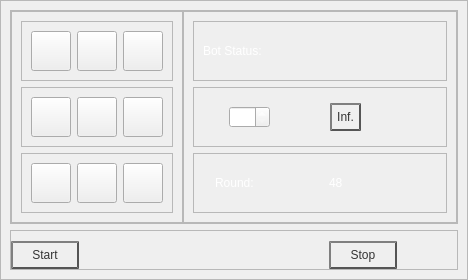
                <widget class="QWidget" name="knight_Page">
                 <layout class="QVBoxLayout" name="verticalLayout_26">
                  <property name="spacing">
                   <number>0</number>
                  </property>
                  <property name="leftMargin">
                   <number>0</number>
                  </property>
                  <property name="topMargin">
                   <number>0</number>
                  </property>
                  <property name="rightMargin">
                   <number>0</number>
                  </property>
                  <property name="bottomMargin">
                   <number>0</number>
                  </property>
                  <item>
                   <widget class="QFrame" name="frame_55">
                    <property name="frameShape">
                     <enum>QFrame::StyledPanel</enum>
                    </property>
                    <property name="frameShadow">
                     <enum>QFrame::Raised</enum>
                    </property>
                    <layout class="QVBoxLayout" name="verticalLayout_23">
                     <item>
                      <widget class="QFrame" name="frame_56">
                       <property name="frameShape">
                        <enum>QFrame::StyledPanel</enum>
                       </property>
                       <property name="frameShadow">
                        <enum>QFrame::Raised</enum>
                       </property>
                       <layout class="QHBoxLayout" name="horizontalLayout_39">
                        <property name="spacing">
                         <number>0</number>
                        </property>
                        <property name="leftMargin">
                         <number>0</number>
                        </property>
                        <property name="topMargin">
                         <number>0</number>
                        </property>
                        <property name="rightMargin">
                         <number>0</number>
                        </property>
                        <property name="bottomMargin">
                         <number>0</number>
                        </property>
                        <item>
                         <widget class="QFrame" name="frame_57">
                          <property name="frameShape">
                           <enum>QFrame::StyledPanel</enum>
                          </property>
                          <property name="frameShadow">
                           <enum>QFrame::Raised</enum>
                          </property>
                          <layout class="QVBoxLayout" name="verticalLayout_24">
                           <item>
                            <widget class="QFrame" name="frame_58">
                             <property name="frameShape">
                              <enum>QFrame::StyledPanel</enum>
                             </property>
                             <property name="frameShadow">
                              <enum>QFrame::Raised</enum>
                             </property>
                             <layout class="QHBoxLayout" name="horizontalLayout_40">
                              <item>
                               <widget class="QPushButton" name="pushButton_19">
                                <property name="minimumSize">
                                 <size>
                                  <width>40</width>
                                  <height>40</height>
                                 </size>
                                </property>
                                <property name="maximumSize">
                                 <size>
                                  <width>40</width>
                                  <height>40</height>
                                 </size>
                                </property>
                                <property name="styleSheet">
                                 <string notr="true">QPushButton{
	image: url(:/knight/wut.png);
}
QPushButton:checked{
	border: 4px solid;
	border-color: rgb(17, 255, 0);
}</string>
                                </property>
                                <property name="text">
                                 <string/>
                                </property>
                                <property name="checkable">
                                 <bool>true</bool>
                                </property>
                                <property name="checked">
                                 <bool>false</bool>
                                </property>
                               </widget>
                              </item>
                              <item>
                               <widget class="QPushButton" name="pushButton_20">
                                <property name="minimumSize">
                                 <size>
                                  <width>40</width>
                                  <height>40</height>
                                 </size>
                                </property>
                                <property name="maximumSize">
                                 <size>
                                  <width>40</width>
                                  <height>40</height>
                                 </size>
                                </property>
                                <property name="styleSheet">
                                 <string notr="true">QPushButton{
	image: url(:/knight/hei.png);
}
QPushButton:checked{
	border: 4px solid;
	border-color: rgb(17, 255, 0);
}</string>
                                </property>
                                <property name="text">
                                 <string/>
                                </property>
                                <property name="checkable">
                                 <bool>true</bool>
                                </property>
                                <property name="checked">
                                 <bool>false</bool>
                                </property>
                               </widget>
                              </item>
                              <item>
                               <widget class="QPushButton" name="pushButton_21">
                                <property name="minimumSize">
                                 <size>
                                  <width>40</width>
                                  <height>40</height>
                                 </size>
                                </property>
                                <property name="maximumSize">
                                 <size>
                                  <width>40</width>
                                  <height>40</height>
                                 </size>
                                </property>
                                <property name="styleSheet">
                                 <string notr="true">QPushButton{
	image: url(:/knight/imm.png);
}
QPushButton:checked{
	border: 4px solid;
	border-color: rgb(17, 255, 0);
}</string>
                                </property>
                                <property name="text">
                                 <string/>
                                </property>
                                <property name="checkable">
                                 <bool>true</bool>
                                </property>
                                <property name="checked">
                                 <bool>false</bool>
                                </property>
                               </widget>
                              </item>
                             </layout>
                            </widget>
                           </item>
                           <item>
                            <widget class="QFrame" name="frame_59">
                             <property name="frameShape">
                              <enum>QFrame::StyledPanel</enum>
                             </property>
                             <property name="frameShadow">
                              <enum>QFrame::Raised</enum>
                             </property>
                             <layout class="QHBoxLayout" name="horizontalLayout_41">
                              <item>
                               <widget class="QPushButton" name="pushButton_22">
                                <property name="minimumSize">
                                 <size>
                                  <width>40</width>
                                  <height>40</height>
                                 </size>
                                </property>
                                <property name="maximumSize">
                                 <size>
                                  <width>40</width>
                                  <height>40</height>
                                 </size>
                                </property>
                                <property name="styleSheet">
                                 <string notr="true">QPushButton{
	image: url(:/knight/sch.png);
}
QPushButton:checked{
	border: 4px solid;
	border-color: rgb(17, 255, 0);
}</string>
                                </property>
                                <property name="text">
                                 <string/>
                                </property>
                                <property name="checkable">
                                 <bool>true</bool>
                                </property>
                                <property name="checked">
                                 <bool>false</bool>
                                </property>
                               </widget>
                              </item>
                              <item>
                               <widget class="QPushButton" name="pushButton_23">
                                <property name="minimumSize">
                                 <size>
                                  <width>40</width>
                                  <height>40</height>
                                 </size>
                                </property>
                                <property name="maximumSize">
                                 <size>
                                  <width>40</width>
                                  <height>40</height>
                                 </size>
                                </property>
                                <property name="styleSheet">
                                 <string notr="true">QPushButton{
	image: url(:/knight/kritD.png);
}
QPushButton:checked{
	border: 4px solid;
	border-color: rgb(17, 255, 0);
}</string>
                                </property>
                                <property name="text">
                                 <string/>
                                </property>
                                <property name="checkable">
                                 <bool>true</bool>
                                </property>
                                <property name="checked">
                                 <bool>false</bool>
                                </property>
                               </widget>
                              </item>
                              <item>
                               <widget class="QPushButton" name="pushButton_24">
                                <property name="minimumSize">
                                 <size>
                                  <width>40</width>
                                  <height>40</height>
                                 </size>
                                </property>
                                <property name="maximumSize">
                                 <size>
                                  <width>40</width>
                                  <height>40</height>
                                 </size>
                                </property>
                                <property name="styleSheet">
                                 <string notr="true">QPushButton{
	image: url(:/knight/wah.png);
}
QPushButton:checked{
	border: 4px solid;
	border-color: rgb(17, 255, 0);
}</string>
                                </property>
                                <property name="text">
                                 <string/>
                                </property>
                                <property name="checkable">
                                 <bool>true</bool>
                                </property>
                                <property name="checked">
                                 <bool>false</bool>
                                </property>
                               </widget>
                              </item>
                             </layout>
                            </widget>
                           </item>
                           <item>
                            <widget class="QFrame" name="frame_60">
                             <property name="frameShape">
                              <enum>QFrame::StyledPanel</enum>
                             </property>
                             <property name="frameShadow">
                              <enum>QFrame::Raised</enum>
                             </property>
                             <layout class="QHBoxLayout" name="horizontalLayout_42">
                              <item>
                               <widget class="QPushButton" name="pushButton_25">
                                <property name="minimumSize">
                                 <size>
                                  <width>40</width>
                                  <height>40</height>
                                 </size>
                                </property>
                                <property name="maximumSize">
                                 <size>
                                  <width>40</width>
                                  <height>40</height>
                                 </size>
                                </property>
                                <property name="styleSheet">
                                 <string notr="true">QPushButton{
	image: url(:/knight/reg.png);
}
QPushButton:checked{
	border: 4px solid;
	border-color: rgb(17, 255, 0);
}</string>
                                </property>
                                <property name="text">
                                 <string/>
                                </property>
                                <property name="checkable">
                                 <bool>true</bool>
                                </property>
                                <property name="checked">
                                 <bool>false</bool>
                                </property>
                               </widget>
                              </item>
                              <item>
                               <widget class="QPushButton" name="pushButton_26">
                                <property name="minimumSize">
                                 <size>
                                  <width>40</width>
                                  <height>40</height>
                                 </size>
                                </property>
                                <property name="maximumSize">
                                 <size>
                                  <width>40</width>
                                  <height>40</height>
                                 </size>
                                </property>
                                <property name="styleSheet">
                                 <string notr="true">QPushButton{
	image: url(:/knight/stu.png);
}
QPushButton:checked{
	border: 4px solid;
	border-color: rgb(17, 255, 0);
}</string>
                                </property>
                                <property name="text">
                                 <string/>
                                </property>
                                <property name="checkable">
                                 <bool>true</bool>
                                </property>
                                <property name="checked">
                                 <bool>false</bool>
                                </property>
                               </widget>
                              </item>
                              <item>
                               <widget class="QPushButton" name="pushButton_27">
                                <property name="minimumSize">
                                 <size>
                                  <width>40</width>
                                  <height>40</height>
                                 </size>
                                </property>
                                <property name="maximumSize">
                                 <size>
                                  <width>40</width>
                                  <height>40</height>
                                 </size>
                                </property>
                                <property name="styleSheet">
                                 <string notr="true">QPushButton{
	
	image: url(:/knight/wild.png);
}
QPushButton:checked{
	border: 4px solid;
	border-color: rgb(17, 255, 0);
}</string>
                                </property>
                                <property name="text">
                                 <string/>
                                </property>
                                <property name="checkable">
                                 <bool>true</bool>
                                </property>
                                <property name="checked">
                                 <bool>false</bool>
                                </property>
                               </widget>
                              </item>
                             </layout>
                            </widget>
                           </item>
                          </layout>
                         </widget>
                        </item>
                        <item>
                         <widget class="QFrame" name="frame_61">
                          <property name="frameShape">
                           <enum>QFrame::StyledPanel</enum>
                          </property>
                          <property name="frameShadow">
                           <enum>QFrame::Raised</enum>
                          </property>
                          <layout class="QVBoxLayout" name="verticalLayout_25">
                           <item>
                            <widget class="QFrame" name="frame_62">
                             <property name="frameShape">
                              <enum>QFrame::StyledPanel</enum>
                             </property>
                             <property name="frameShadow">
                              <enum>QFrame::Raised</enum>
                             </property>
                             <layout class="QHBoxLayout" name="horizontalLayout_43">
                              <item>
                               <widget class="QLabel" name="label_37">
                                <property name="styleSheet">
                                 <string notr="true">color: rgb(255, 255, 255);
font: 14pt &quot;Comic Sans MS&quot;;</string>
                                </property>
                                <property name="text">
                                 <string>Bot Status:</string>
                                </property>
                               </widget>
                              </item>
                              <item>
                               <widget class="QLabel" name="label_38">
                                <property name="styleSheet">
                                 <string notr="true">font: 14pt &quot;Comic Sans MS&quot;;</string>
                                </property>
                                <property name="text">
                                 <string/>
                                </property>
                               </widget>
                              </item>
                             </layout>
                            </widget>
                           </item>
                           <item>
                            <widget class="QFrame" name="frame_63">
                             <property name="frameShape">
                              <enum>QFrame::StyledPanel</enum>
                             </property>
                             <property name="frameShadow">
                              <enum>QFrame::Raised</enum>
                             </property>
                             <layout class="QHBoxLayout" name="horizontalLayout_44">
                              <property name="spacing">
                               <number>60</number>
                              </property>
                              <property name="leftMargin">
                               <number>35</number>
                              </property>
                              <property name="topMargin">
                               <number>0</number>
                              </property>
                              <property name="rightMargin">
                               <number>85</number>
                              </property>
                              <property name="bottomMargin">
                               <number>0</number>
                              </property>
                              <item>
                               <widget class="QSpinBox" name="spinBox_3">
                                <property name="styleSheet">
                                 <string notr="true">font: 12pt &quot;Comic Sans MS&quot;;
color: rgb(255, 255, 255);</string>
                                </property>
                               </widget>
                              </item>
                              <item>
                               <widget class="QPushButton" name="level_Btn_7">
                                <property name="styleSheet">
                                 <string notr="true">QPushButton{
    color: #333;
    border: 2px solid #555;
    border-style: outset;
    background: qradialgradient(
        cx: 0.3, cy: -0.4, fx: 0.3, fy: -0.4,
        radius: 1.35, stop: 0 #fff, stop: 1 #888
        );
    padding: 5px;
	font: 9pt &quot;Comic Sans MS&quot;;
}
QPushButton:hover {
    background: qradialgradient(
        cx: 0.3, cy: -0.4, fx: 0.3, fy: -0.4,
        radius: 1.35, stop: 0 #fff, stop: 1 #bbb
        );
    }

QPushButton:pressed {
    border-style: inset;
    background: qradialgradient(
        cx: 0.4, cy: -0.1, fx: 0.4, fy: -0.1,
        radius: 1.35, stop: 0 #fff, stop: 1 #ddd
        );
    }
QPushButton:checked{
 	border: 3px solid;
	border-color: rgb(5, 193, 5);
}</string>
                                </property>
                                <property name="text">
                                 <string>Inf.</string>
                                </property>
                                <property name="checkable">
                                 <bool>true</bool>
                                </property>
                                <property name="checked">
                                 <bool>false</bool>
                                </property>
                               </widget>
                              </item>
                             </layout>
                            </widget>
                           </item>
                           <item>
                            <widget class="QFrame" name="frame_64">
                             <property name="frameShape">
                              <enum>QFrame::StyledPanel</enum>
                             </property>
                             <property name="frameShadow">
                              <enum>QFrame::Raised</enum>
                             </property>
                             <layout class="QHBoxLayout" name="horizontalLayout_45">
                              <property name="leftMargin">
                               <number>21</number>
                              </property>
                              <item>
                               <widget class="QLabel" name="label_39">
                                <property name="styleSheet">
                                 <string notr="true">color: rgb(255, 255, 255);
font: 14pt &quot;Comic Sans MS&quot;;</string>
                                </property>
                                <property name="text">
                                 <string>Round:</string>
                                </property>
                               </widget>
                              </item>
                              <item>
                               <widget class="QLabel" name="label_40">
                                <property name="styleSheet">
                                 <string notr="true">color: rgb(255, 255, 255);
font: 14pt &quot;Comic Sans MS&quot;;</string>
                                </property>
                                <property name="text">
                                 <string>48</string>
                                </property>
                               </widget>
                              </item>
                             </layout>
                            </widget>
                           </item>
                          </layout>
                         </widget>
                        </item>
                       </layout>
                      </widget>
                     </item>
                     <item>
                      <widget class="QFrame" name="frame_65">
                       <property name="maximumSize">
                        <size>
                         <width>16777215</width>
                         <height>80</height>
                        </size>
                       </property>
                       <property name="styleSheet">
                        <string notr="true">QPushButton{
    color: #333;
    border: 2px solid #555;
    border-style: outset;
    background: qradialgradient(
        cx: 0.3, cy: -0.4, fx: 0.3, fy: -0.4,
        radius: 1.35, stop: 0 #fff, stop: 1 #888
        );
    padding: 5px;
	font: 9pt &quot;Comic Sans MS&quot;;
}
QPushButton:hover {
    background: qradialgradient(
        cx: 0.3, cy: -0.4, fx: 0.3, fy: -0.4,
        radius: 1.35, stop: 0 #fff, stop: 1 #bbb
        );
    }

QPushButton:pressed {
    border-style: inset;
    background: qradialgradient(
        cx: 0.4, cy: -0.1, fx: 0.4, fy: -0.1,
        radius: 1.35, stop: 0 #fff, stop: 1 #ddd
        );
    }
</string>
                       </property>
                       <property name="frameShape">
                        <enum>QFrame::StyledPanel</enum>
                       </property>
                       <property name="frameShadow">
                        <enum>QFrame::Raised</enum>
                       </property>
                       <layout class="QHBoxLayout" name="horizontalLayout_46">
                        <property name="spacing">
                         <number>250</number>
                        </property>
                        <property name="leftMargin">
                         <number>0</number>
                        </property>
                        <property name="topMargin">
                         <number>10</number>
                        </property>
                        <property name="rightMargin">
                         <number>60</number>
                        </property>
                        <property name="bottomMargin">
                         <number>0</number>
                        </property>
                        <item>
                         <widget class="QPushButton" name="info_Btn_8">
                          <property name="styleSheet">
                           <string notr="true"/>
                          </property>
                          <property name="text">
                           <string>Start</string>
                          </property>
                         </widget>
                        </item>
                        <item>
                         <widget class="QPushButton" name="info_Btn_9">
                          <property name="styleSheet">
                           <string notr="true"/>
                          </property>
                          <property name="text">
                           <string>Stop</string>
                          </property>
                         </widget>
                        </item>
                       </layout>
                      </widget>
                     </item>
                    </layout>
                   </widget>
                  </item>
                 </layout>
                </widget>
